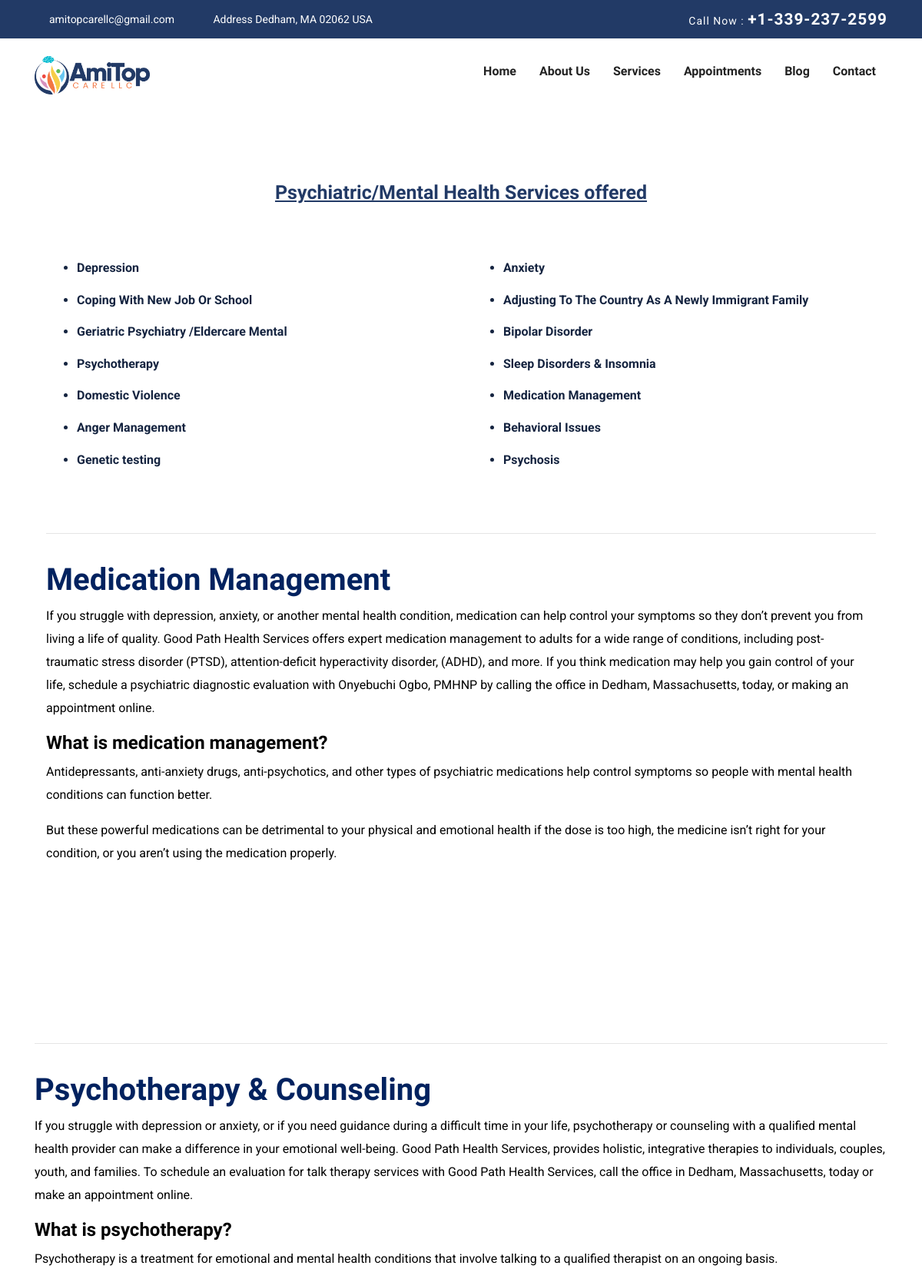
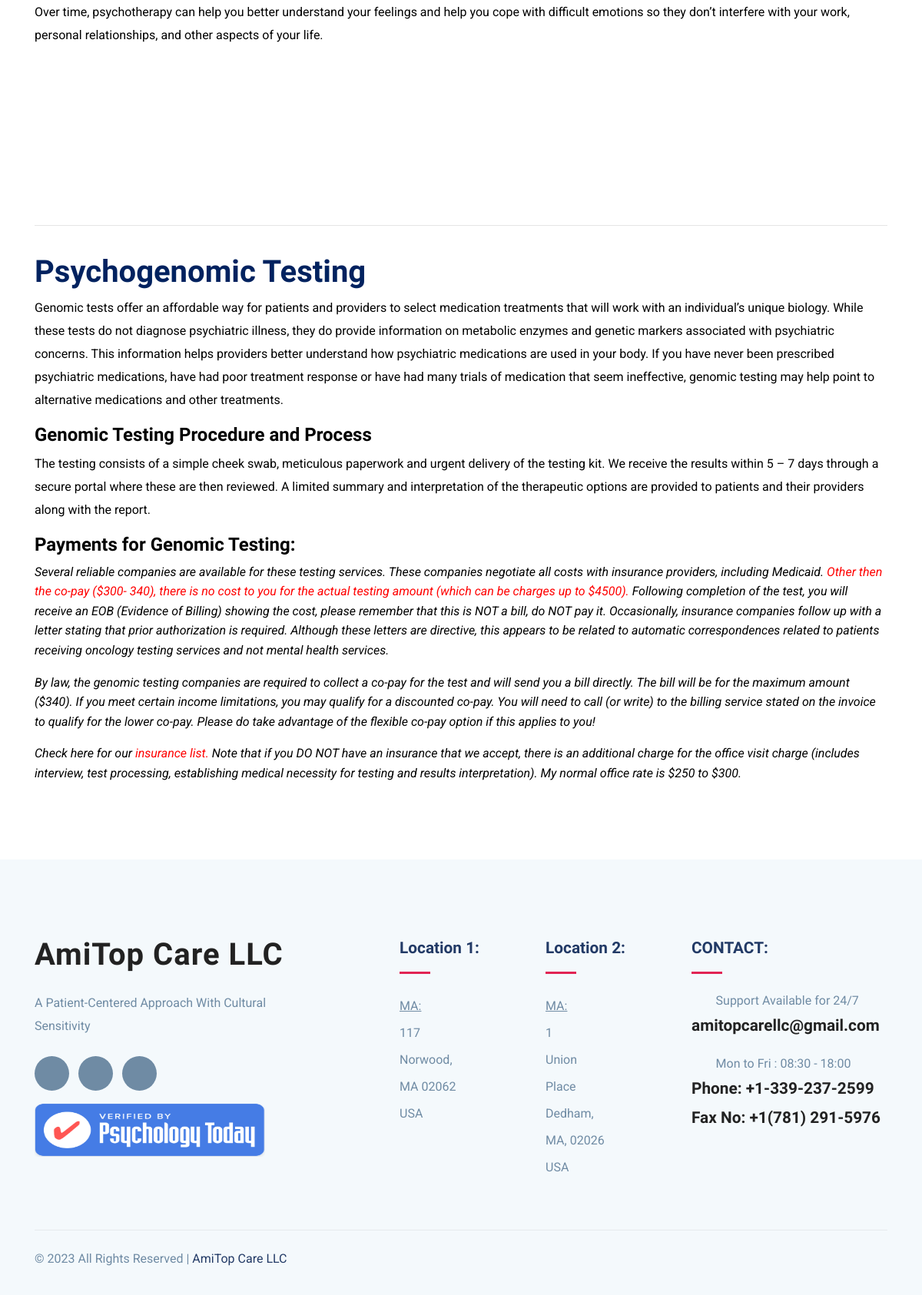
Screenshot of /medical-management/ with the database file from the repository (2 pictures, top to bottom).
### medic_app/models.py (models this page shows, shortened)
class Ailments(models.Model):
    user = models.ForeignKey(Account, default=False,
                             on_delete=models.CASCADE, null=True, blank=True)
    title = models.CharField(max_length=100, null=True, blank=True)
    description = models.TextField(null=True, blank=True)
    image_icon = models.ImageField(upload_to='picture', null=True, blank=True)
    created = models.DateTimeField(auto_now_add=True)
    updated = models.DateTimeField(auto_now_add=True)

### medic_app/views.py (the view)
# urls.py: path('medical-management/', medPsycGyn, name='medical-management'),
def medPsycGyn(request):
    ailment_list = Ailments.objects.all()
    return render(request, 'view/med_psy_gyn.html', {'ailment_list': ailment_list})

### medic_app/templates/view/med_psy_gyn.html (shortened to what this page needs)
{% extends 'base.html' %}
{% load static %}
{% block content %}
<section class="section service-2">
	<div class="container">
        <div class="row justify-content-center">
			<div class="col-lg-7 text-center">
				<div class="section-title">
					<h2 style="font-size: 25px; text-decoration: underline;">Psychiatric/Mental Health Services offered</h2>
				</div>
			</div>
		</div>
        <div class="container line-rule">
            <div class="row justify-content-center">
                {% for i in ailment_list %}
                <div class="col-6">
                    <ul class="ailment-ol">
                        <li class="ailment">{{ i.title }}</li>
                    </ul>
                </div>
                {% endfor %}
            </div>
            <br>
            <br>
            <hr style="height: 20px; color: black;">
            <h1>
                Medication Management</h1>
                <p>If you struggle with depression, anxiety, or another mental health condition, medication can help control your symptoms so they don’t prevent you from living a life of quality. Good Path Health Services offers expert medication management to adults for a wide range of conditions, including post-traumatic stress disorder (PTSD), attention-deficit hyperactivity disorder, (ADHD), and more. If you think medication may help you gain control of your life, schedule a psychiatric diagnostic evaluation with Onyebuchi Ogbo, PMHNP by calling the office in Dedham, Massachusetts, today, or making an appointment online.</p>
                <h3>What is medication management?</h3>
                <p>Antidepressants, anti-anxiety drugs, anti-psychotics, and other types of psychiatric medications help control symptoms so people with mental health conditions can function better.</p>
                <p>But these powerful medications can be detrimental to your physical and emotional health if the dose is too high, the medicine isn’t right for your condition, or you aren’t using the medication properly.</p>
            </div>
    </div>
</section>
<section class="section" id="psychotherapy">
    <div class="container line-rule">
        <hr style="height: 20px; color: black;">
        <h1>
            Psychotherapy & Counseling</h1>
            <p>If you struggle with depression or anxiety, or if you need guidance during a difficult time in your life, psychotherapy or counseling with a qualified mental health provider can make a difference in your emotional well-being. Good Path Health Services, provides holistic, integrative therapies to individuals, couples, youth, and families. To schedule an evaluation for talk therapy services with Good Path Health Services, call the office in Dedham, Massachusetts, today or make an appointment online.</p>
            <h3>What is psychotherapy?</h3>
            <p>Psychotherapy is a treatment for emotional and mental health conditions that involve talking to a qualified therapist on an ongoing basis.</p>
            <p>Over time, psychotherapy can help you better understand your feelings and help you cope with difficult emotions so they don’t interfere with your work, personal relationships, and other aspects of your life.</p>
        </div>
</section>
<section class="section" id="psychogenomic">
    <div class="container line-rule">
        <hr style="height: 20px; color: black;">
        <h1>
            Psychogenomic Testing</h1>
            <p>Genomic tests offer an affordable way for patients and providers to select medication treatments that will work with an individual’s unique biology. While these tests do not diagnose psychiatric illness, they do provide information on metabolic enzymes  and genetic markers associated with psychiatric concerns.  This information helps providers better understand how psychiatric medications are used in your body.  If you have never been prescribed psychiatric medications, have had poor treatment response or have had many trials of medication that seem ineffective, genomic testing may help point to alternative medications and other treatments.</p>
            <h3>Genomic Testing Procedure and Process</h3>
            <p>The testing consists of a simple cheek swab, meticulous paperwork and urgent delivery of the testing kit.  We receive the results within 5 – 7 days through a secure portal where  these are then reviewed. A limited summary and interpretation of the therapeutic options are provided to patients and their providers along with the report.</p>
            <h3>Payments for Genomic Testing:</h3>
            <i>Several reliable companies are available for these testing services. These companies negotiate all costs with insurance providers, including Medicaid. <a href="#psychogenomic">Other then the co-pay  ($300- 340), there is no cost to you for the actual testing amount (which can be charges up to $4500).</a>  Following completion of the test,  you will receive an EOB (Evidence of Billing) showing the cost,  please remember that this is NOT a bill,  do NOT pay it. Occasionally, insurance companies follow up with a letter stating that prior authorization is required.  Although these letters are directive,  this appears to be related to automatic correspondences related to patients receiving oncology testing services and not mental health services. </i>
            <i>By law, the genomic testing companies are required to collect a co-pay for the test and will send you a bill directly. The bill will be for the maximum amount ($340). If you meet certain income limitations, you may qualify for a discounted co-pay. You will need to call (or write) to the billing service stated on the invoice to qualify for the lower co-pay. Please do take advantage of the  flexible co-pay option if this applies to you!</i>
            <i>Check here for our <a href="{% url 'services' %}">insurance list.</a> Note that if you DO NOT have an insurance that we accept, there is an additional charge for the office visit charge (includes interview, test processing, establishing medical necessity for testing  and results interpretation).   My normal office rate is $250 to $300.</i>
        </div>
</section>
{% endblock %}

### static/build/css/demo.css (style rules this page uses)
* { box-sizing: border-box; -moz-box-sizing: border-box; }
body { margin: 20px; font-size: 14px; font-family: "Helvetica Neue",Helvetica,Arial,sans-serif; color: #555; }

### static/css/style.css (style rules this page uses)
html { overflow-x: hidden; }
body { line-height: 1.6; font-family: "Roboto", sans-serif; -webkit-font-smoothing: antialiased; font-size: 16px; color: #6F8BA4; font-weight: 400; }
h1, .h1, h2, .h2, h3, .h3, h4, .h4, h5, .h5, h6, .h6 { font-family: "Exo", sans-serif; font-weight: 700; color: #222; }
h1, .h1 { font-size: 2.5rem; }
h2, .h2 { font-size: 44px; }
h3, .h3 { font-size: 1.5rem; }
p { line-height: 30px; }
.section { padding: 100px 0; }
a { color: #222; text-decoration: none; transition: all .35s ease; }
.section-title { margin-bottom: 70px; }
.section-title h2 { color: #223a66; font-size: 30px; }
.ailment { font-weight: bold; color: #152440; }
.ailment-ol { color: red; }
.line-rule hr { color: black; size: 30px; }
.line-rule h1 { color: #01225f; }
.line-rule h3 { color: #000; }
.line-rule p { color: #000; }
.line-rule i { color: #000; }
.line-rule i a { color: red; }
body { padding: 0; margin: 0; }

### rows the page displays
Ailments: title "Depression"
Ailments: title "Anxiety"
Ailments: title "Coping With New Job Or School"
Ailments: title "Adjusting To The Country As A Newly Immigrant Family"
Ailments: title "Geriatric Psychiatry /Eldercare Mental"
Ailments: title "Bipolar Disorder"
Ailments: title "Psychotherapy"
Ailments: title "Sleep Disorders & Insomnia"
Ailments: title "Domestic Violence"
Ailments: title "Medication Management"
Ailments: title "Anger Management"
Ailments: title "Behavioral Issues"
Ailments: title "Genetic testing"
Ailments: title "Psychosis"
